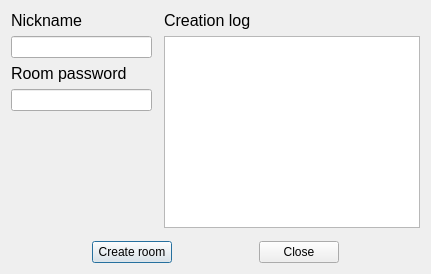
<?xml version="1.0" encoding="UTF-8"?>
<ui version="4.0">
 <class>RoomCreationWindow</class>
 <widget class="QDialog" name="RoomCreationWindow">
  <property name="geometry">
   <rect>
    <x>0</x>
    <y>0</y>
    <width>431</width>
    <height>274</height>
   </rect>
  </property>
  <property name="sizePolicy">
   <sizepolicy hsizetype="Preferred" vsizetype="Preferred">
    <horstretch>0</horstretch>
    <verstretch>0</verstretch>
   </sizepolicy>
  </property>
  <property name="maximumSize">
   <size>
    <width>431</width>
    <height>274</height>
   </size>
  </property>
  <property name="windowTitle">
   <string>Dialog</string>
  </property>
  <layout class="QGridLayout" name="gridLayout">
   <item row="0" column="0">
    <layout class="QVBoxLayout" name="verticalLayout">
     <item>
      <widget class="QLabel" name="label">
       <property name="sizePolicy">
        <sizepolicy hsizetype="Fixed" vsizetype="Fixed">
         <horstretch>0</horstretch>
         <verstretch>0</verstretch>
        </sizepolicy>
       </property>
       <property name="font">
        <font>
         <pointsize>12</pointsize>
        </font>
       </property>
       <property name="text">
        <string>Nickname</string>
       </property>
      </widget>
     </item>
     <item>
      <widget class="QLineEdit" name="lineEdit">
       <property name="sizePolicy">
        <sizepolicy hsizetype="Preferred" vsizetype="Fixed">
         <horstretch>0</horstretch>
         <verstretch>0</verstretch>
        </sizepolicy>
       </property>
      </widget>
     </item>
     <item>
      <widget class="QLabel" name="label_2">
       <property name="sizePolicy">
        <sizepolicy hsizetype="Fixed" vsizetype="Fixed">
         <horstretch>0</horstretch>
         <verstretch>0</verstretch>
        </sizepolicy>
       </property>
       <property name="font">
        <font>
         <pointsize>12</pointsize>
        </font>
       </property>
       <property name="text">
        <string>Room password</string>
       </property>
      </widget>
     </item>
     <item>
      <widget class="QLineEdit" name="lineEdit_4">
       <property name="sizePolicy">
        <sizepolicy hsizetype="Preferred" vsizetype="Fixed">
         <horstretch>0</horstretch>
         <verstretch>0</verstretch>
        </sizepolicy>
       </property>
      </widget>
     </item>
     <item>
      <spacer name="verticalSpacer">
       <property name="orientation">
        <enum>Qt::Vertical</enum>
       </property>
       <property name="sizeHint" stdset="0">
        <size>
         <width>128</width>
         <height>148</height>
        </size>
       </property>
      </spacer>
     </item>
    </layout>
   </item>
   <item row="0" column="1">
    <layout class="QFormLayout" name="formLayout">
     <item row="1" column="1">
      <widget class="QTextEdit" name="textEdit">
       <property name="sizePolicy">
        <sizepolicy hsizetype="Preferred" vsizetype="Preferred">
         <horstretch>0</horstretch>
         <verstretch>0</verstretch>
        </sizepolicy>
       </property>
      </widget>
     </item>
     <item row="0" column="1">
      <widget class="QLabel" name="label_3">
       <property name="sizePolicy">
        <sizepolicy hsizetype="Preferred" vsizetype="Preferred">
         <horstretch>0</horstretch>
         <verstretch>0</verstretch>
        </sizepolicy>
       </property>
       <property name="font">
        <font>
         <pointsize>12</pointsize>
        </font>
       </property>
       <property name="text">
        <string>Creation log</string>
       </property>
      </widget>
     </item>
    </layout>
   </item>
   <item row="1" column="0" colspan="2">
    <layout class="QHBoxLayout" name="horizontalLayout">
     <item>
      <spacer name="horizontalSpacer_2">
       <property name="orientation">
        <enum>Qt::Horizontal</enum>
       </property>
       <property name="sizeHint" stdset="0">
        <size>
         <width>40</width>
         <height>20</height>
        </size>
       </property>
      </spacer>
     </item>
     <item>
      <widget class="QPushButton" name="createButton">
       <property name="sizePolicy">
        <sizepolicy hsizetype="Preferred" vsizetype="Fixed">
         <horstretch>0</horstretch>
         <verstretch>0</verstretch>
        </sizepolicy>
       </property>
       <property name="text">
        <string>Create room</string>
       </property>
      </widget>
     </item>
     <item>
      <spacer name="horizontalSpacer">
       <property name="orientation">
        <enum>Qt::Horizontal</enum>
       </property>
       <property name="sizeHint" stdset="0">
        <size>
         <width>58</width>
         <height>20</height>
        </size>
       </property>
      </spacer>
     </item>
     <item>
      <widget class="QPushButton" name="closeButton">
       <property name="sizePolicy">
        <sizepolicy hsizetype="Preferred" vsizetype="Fixed">
         <horstretch>0</horstretch>
         <verstretch>0</verstretch>
        </sizepolicy>
       </property>
       <property name="text">
        <string>Close</string>
       </property>
      </widget>
     </item>
     <item>
      <spacer name="horizontalSpacer_3">
       <property name="orientation">
        <enum>Qt::Horizontal</enum>
       </property>
       <property name="sizeHint" stdset="0">
        <size>
         <width>40</width>
         <height>20</height>
        </size>
       </property>
      </spacer>
     </item>
    </layout>
   </item>
  </layout>
 </widget>
 <resources/>
 <connections/>
</ui>
